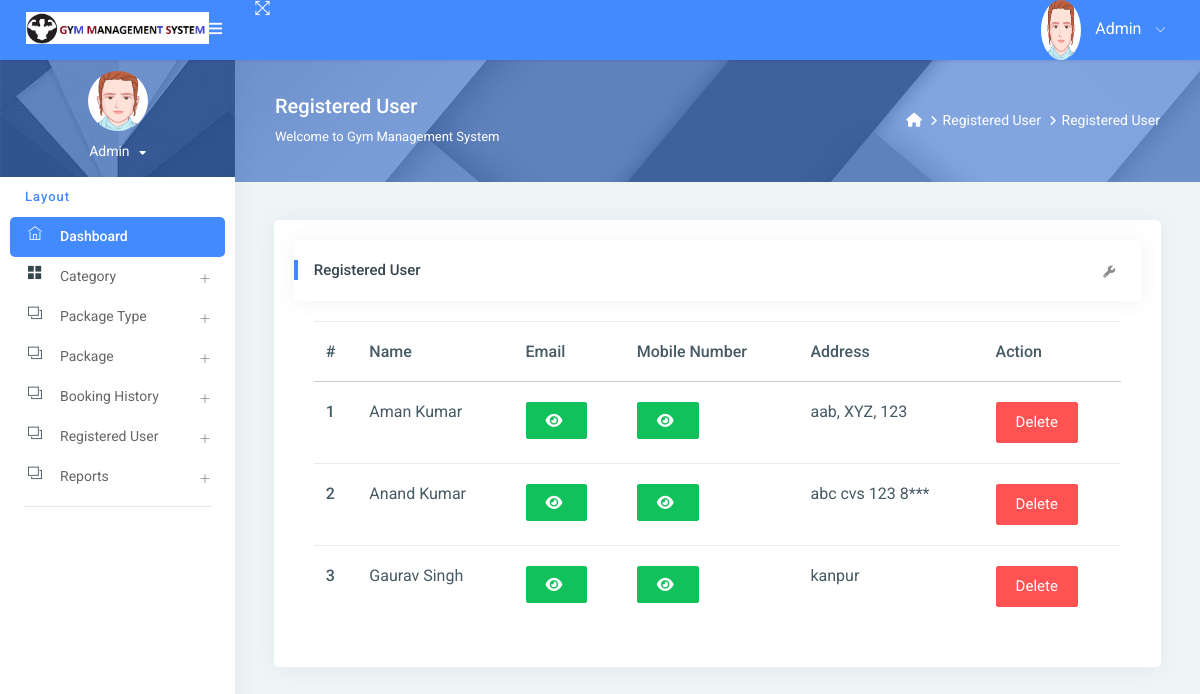
The app's page /reg_user/ (signed in) with its own data.
### gym/models.py (models this page shows, shortened)
class Signup(models.Model):
    user = models.ForeignKey(User, on_delete=models.CASCADE, null=True)
    mobile = models.CharField(max_length=15, null=True)
    state = models.CharField(max_length=150, null=True)
    city = models.CharField(max_length=150, null=True)
    address = models.CharField(max_length=200, null=True)
    creationdate = models.DateTimeField(auto_now_add=True)

### gym/views.py (the view)
# urls.py: path('reg_user/', reg_user, name="reg_user"),
@login_required(login_url='/admin_login/')
def reg_user(request):
    data = Signup.objects.all()
    d = {'data': data}
    return render(request, "admin/reg_user.html", locals())

### gym/templates/admin/reg_user.html (shortened to what this page needs)
{% extends 'admin_base.html' %}
{% load static %}
{% block main %}
<link rel="stylesheet" href="https://cdnjs.cloudflare.com/ajax/libs/font-awesome/6.2.0/css/all.min.css" />
<div class="page-header">
    <div class="page-block">
        <div class="row align-items-center">
            <div class="col-md-8">
                <div class="page-header-title">
                    <h5 class="m-b-10">Registered User</h5>
                    <p class="m-b-0">Welcome to Gym Management System</p>
                </div>
            </div>
            <div class="col-md-4">
                <ul class="breadcrumb-title">
                    <li class="breadcrumb-item">
                        <a href="{% url 'admin_home' %}"> <i class="fa fa-home"></i> </a>
                    </li>
                    <li class="breadcrumb-item"><a href="">Registered User</a>
                    </li>
                    <li class="breadcrumb-item"><a href="">Registered User</a>
                    </li>
                </ul>
            </div>
        </div>
    </div>
</div>
<div class="pcoded-inner-content">
    <div class="main-body">
        <div class="page-wrapper">
            <div class="page-body">
                <div class="row">
                    <div class="col-md-12">
                        <div class="card">
                            <div class="card-block">
                                <div class="card-header">
                                    <h5> Registered User</h5>
                                    <div class="card-header-right">
                                        <ul class="list-unstyled card-option">
                                            <li><i class="fa fa fa-wrench open-card-option"></i></li>
                                        </ul>
                                    </div>
                                </div>
                                <div class="card-block table-border-style">
                                    <div class="table-responsive">
                                        <table class="table">
                                            <thead>
                                            <tr>
                                                <th>#</th>
                                                <th>Name</th>
                                                <th>Email</th>
                                                <th>Mobile Number</th>
                                                <th>Address</th>
                                                <th>Action</th>
                                            </tr>
                                            </thead>
                                            <tbody>
                                            {% for i in data %}
                                            <tr>
                                                <th scope="row">{{forloop.counter}}</th>
                                                <td>{{i.user.first_name}} {{i.user.last_name}}</td>
                                                 <td><span id="email-{{forloop.counter}}" class="password">{{i.user.username}}</span>
                                                     <button type="button" class="btn btn-success" id="email-btn-{{forloop.counter}}" onclick="togglePassword('email-{{forloop.counter}}', this.id)"><i class="fa fa-eye"></i></button>
                                                 </td>
                                                 <td>
                                                    <button type="button" class="btn btn-success" id="mobile-btn-{{forloop.counter}}" onclick="togglePassword('mobile-{{forloop.counter}}', this.id)"><i class="fa fa-eye"></i></button>
                                                  </td>
                                                <td>{{i.address}}</td>
                                                <td>
                                                    <a href="{% url 'delete_user' i.id %}"
                                                       onclick="return confirm('Are you sure to Delete')"
                                                       class="btn btn-danger">Delete</a>
                                                </td>
                                            </tr>
                                            {% endfor %}
                                            </tbody>
                                        </table>
                                    </div>
                                </div>
                            </div>
                        </div>
                    </div>
                </div>
            </div>
        </div>
    </div>
</div>
{% endblock %}

### gym/templates/admin/reg_user.html (style rules this page uses)
.table-responsive { font-size:11px; }
td { padding:0px; }

### records on screen
Signup: user.first_name "Aman", user.last_name "Kumar", address "aab, XYZ, 123"
Signup: user.first_name "Anand", user.last_name "Kumar", address "abc cvs 123 8***"
Signup: user.first_name "Gaurav", user.last_name "Singh", address "kanpur"
